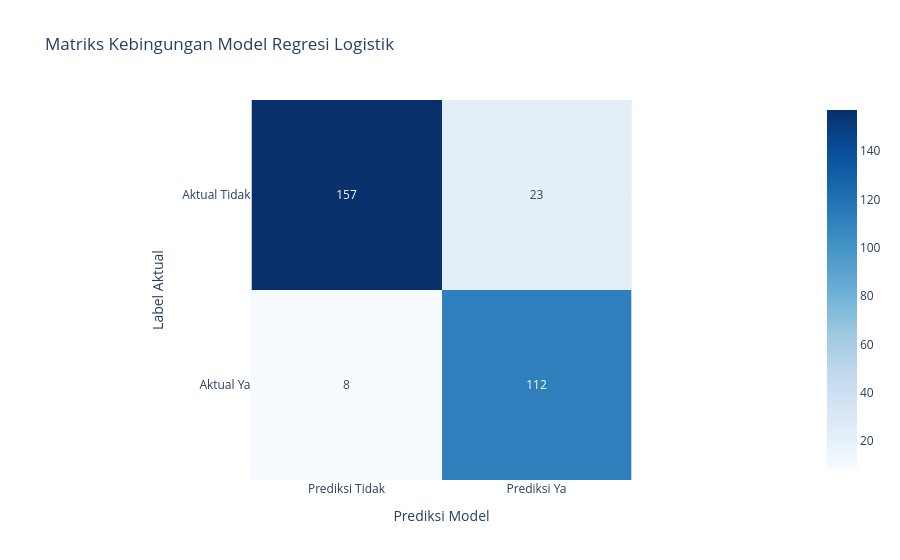
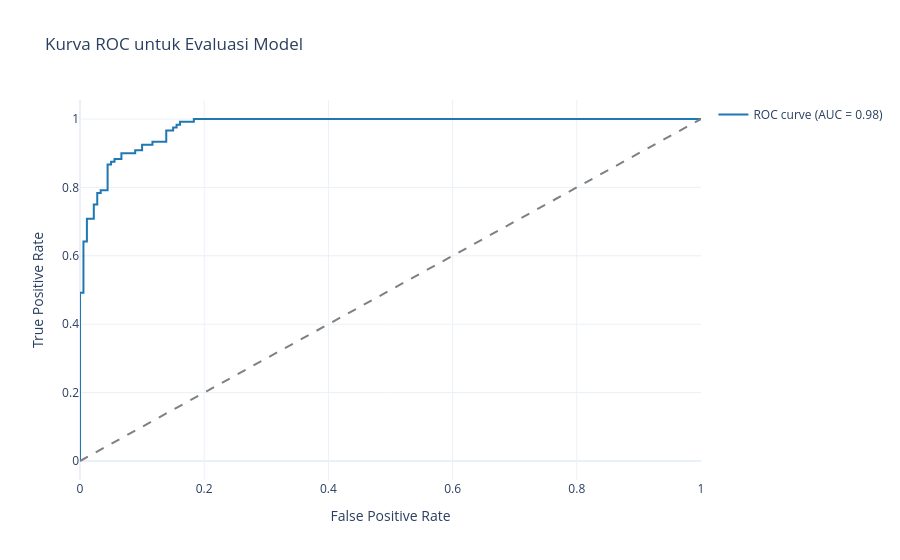

Notebook code cell kept with these figures, in order:
### Markdown cell above
## 2. Pelatihan Model dan Evaluasi
Kita latih model Regresi Logistik sederhana, lalu gunakan Plotly untuk memperlihatkan matriks kebingungan dan kurva ROC.

### Code cell
from sklearn.model_selection import train_test_split
from sklearn.linear_model import LogisticRegression
from sklearn.metrics import confusion_matrix, accuracy_score, roc_curve, auc

X = df.drop('penyakit_jantung', axis=1)
y = df['penyakit_jantung']
X_train, X_test, y_train, y_test = train_test_split(X, y, test_size=0.3, random_state=42, stratify=y)
model = LogisticRegression(random_state=42, solver='liblinear', max_iter=1000)
model.fit(X_train, y_train)
y_pred = model.predict(X_test)
accuracy = accuracy_score(y_test, y_pred)
cm = confusion_matrix(y_test, y_pred)
print(f'Akurasi Model: {accuracy:.2f}')

fig_cm = px.imshow(
    cm,
    x=['Prediksi Tidak', 'Prediksi Ya'],
    y=['Aktual Tidak', 'Aktual Ya'],
    color_continuous_scale='Blues',
    text_auto=True,
    labels={'x': 'Prediksi', 'y': 'Aktual'},
    title='Matriks Kebingungan Model Regresi Logistik'
)
fig_cm.update_layout(xaxis_title='Prediksi Model', yaxis_title='Label Aktual')
fig_cm.show()

y_proba = model.predict_proba(X_test)[:, 1]
fpr, tpr, _ = roc_curve(y_test, y_proba)
roc_auc = auc(fpr, tpr)
fig_roc = go.Figure()
fig_roc.add_trace(go.Scatter(x=fpr, y=tpr, mode='lines', name=f'ROC curve (AUC = {roc_auc:.2f})', line=dict(color='#1f77b4')))
fig_roc.add_trace(go.Scatter(x=[0, 1], y=[0, 1], mode='lines', line=dict(color='gray', dash='dash'), showlegend=False))
fig_roc.update_layout(
    title='Kurva ROC untuk Evaluasi Model',
    xaxis_title='False Positive Rate',
    yaxis_title='True Positive Rate',
    template='plotly_white'
)
fig_roc.show()

### Figure 1 — Plotly figure (JSON) as saved in the notebook; plotly's stock layout.template omitted (floating-point values rounded to 4 significant figures)
{"data": [{"coloraxis": "coloraxis", "hovertemplate": "Prediksi: %{x}<br>Aktual: %{y}<br>color: %{z}<extra></extra>", "name": "0", "texttemplate": "%{z}", "type": "heatmap", "x": ["Prediksi Tidak", "Prediksi Ya"], "xaxis": "x", "y": ["Aktual Tidak", "Aktual Ya"], "yaxis": "y", "z": [[157, 23], [8, 112]]}], "layout": {"coloraxis": {"autocolorscale": false, "colorscale": [[0, "rgb(247,251,255)"], [0.125, "rgb(222,235,247)"], [0.25, "rgb(198,219,239)"], [0.375, "rgb(158,202,225)"], [0.5, "rgb(107,174,214)"], [0.625, "rgb(66,146,198)"], [0.75, "rgb(33,113,181)"], [0.875, "rgb(8,81,156)"], [1, "rgb(8,48,107)"]]}, "title": {"text": "Matriks Kebingungan Model Regresi Logistik"}, "xaxis": {"anchor": "y", "constrain": "domain", "domain": [0, 1], "scaleanchor": "y", "title": {"text": "Prediksi Model"}}, "yaxis": {"anchor": "x", "autorange": "reversed", "constrain": "domain", "domain": [0, 1], "title": {"text": "Label Aktual"}}}}

### Figure 2 — Plotly figure (JSON) as saved in the notebook; plotly's stock layout.template omitted (floating-point values rounded to 4 significant figures)
{"data": [{"line": {"color": "#1f77b4"}, "mode": "lines", "name": "ROC curve (AUC = 0.98)", "type": "scatter", "x": [0.0, 0.0, 0.0, 0.005556, 0.005556, 0.01111, 0.01111, 0.02222, 0.02222, 0.02778, 0.02778, 0.03333, 0.03333, 0.04444, 0.04444, 0.05, 0.05, 0.05556, 0.05556, 0.06667, 0.06667, 0.08889, 0.08889, 0.1, 0.1, 0.1167, 0.1167, 0.1389, 0.1389, 0.15, 0.15, 0.1556, 0.1556, 0.1611, 0.1611, 0.1833, 0.1833, 1.0], "y": [0.0, 0.008333, 0.4917, 0.4917, 0.6417, 0.6417, 0.7083, 0.7083, 0.75, 0.75, 0.7833, 0.7833, 0.7917, 0.7917, 0.8667, 0.8667, 0.875, 0.875, 0.8833, 0.8833, 0.9, 0.9, 0.9083, 0.9083, 0.925, 0.925, 0.9333, 0.9333, 0.9667, 0.9667, 0.975, 0.975, 0.9833, 0.9833, 0.9917, 0.9917, 1.0, 1.0]}, {"line": {"color": "gray", "dash": "dash"}, "mode": "lines", "showlegend": false, "type": "scatter", "x": [0, 1], "y": [0, 1]}], "layout": {"title": {"text": "Kurva ROC untuk Evaluasi Model"}, "xaxis": {"title": {"text": "False Positive Rate"}}, "yaxis": {"title": {"text": "True Positive Rate"}}}}
